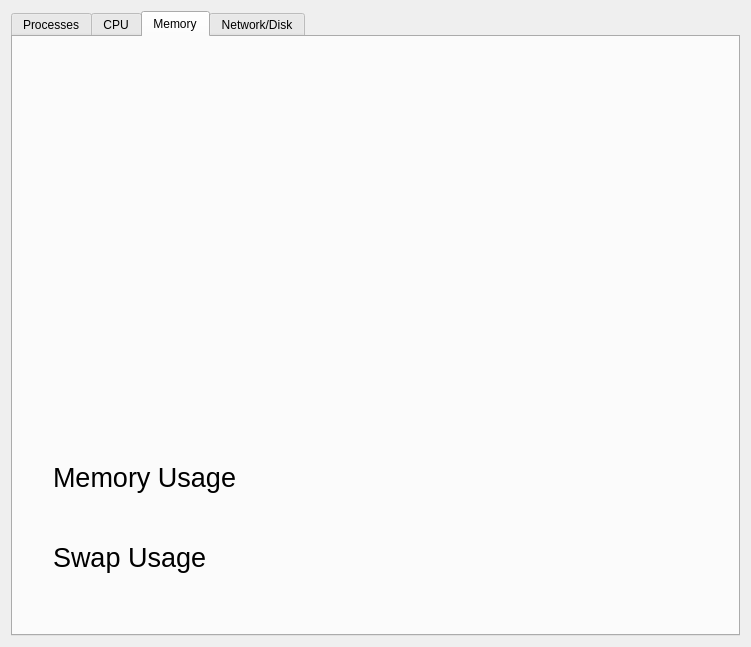
<?xml version="1.0" encoding="UTF-8"?>
<ui version="4.0">
 <class>main_window</class>
 <widget class="QWidget" name="main_window">
  <property name="geometry">
   <rect>
    <x>0</x>
    <y>0</y>
    <width>751</width>
    <height>647</height>
   </rect>
  </property>
  <property name="windowTitle">
   <string>Task Manager</string>
  </property>
  <layout class="QVBoxLayout" name="verticalLayout_2">
   <item>
    <widget class="QTabWidget" name="tabs">
     <property name="currentIndex">
      <number>2</number>
     </property>
     <widget class="QWidget" name="tab_processes">
      <attribute name="title">
       <string>Processes</string>
      </attribute>
      <layout class="QVBoxLayout" name="verticalLayout">
       <item>
        <widget class="QTableWidget" name="table_processes">
         <property name="alternatingRowColors">
          <bool>true</bool>
         </property>
         <property name="sortingEnabled">
          <bool>true</bool>
         </property>
         <column>
          <property name="text">
           <string>User</string>
          </property>
         </column>
         <column>
          <property name="text">
           <string>Pid</string>
          </property>
         </column>
         <column>
          <property name="text">
           <string>Name</string>
          </property>
         </column>
         <column>
          <property name="text">
           <string>State</string>
          </property>
         </column>
         <column>
          <property name="text">
           <string>Threads</string>
          </property>
         </column>
         <column>
          <property name="text">
           <string>CPU</string>
          </property>
         </column>
         <column>
          <property name="text">
           <string>Mem</string>
          </property>
         </column>
         <column>
          <property name="text">
           <string>Start</string>
          </property>
         </column>
         <column>
          <property name="text">
           <string>Running</string>
          </property>
         </column>
        </widget>
       </item>
       <item>
        <layout class="QHBoxLayout" name="horizontalLayout">
         <property name="leftMargin">
          <number>0</number>
         </property>
         <property name="topMargin">
          <number>10</number>
         </property>
         <property name="rightMargin">
          <number>0</number>
         </property>
         <property name="bottomMargin">
          <number>10</number>
         </property>
         <item>
          <spacer name="horizontalSpacer">
           <property name="orientation">
            <enum>Qt::Horizontal</enum>
           </property>
           <property name="sizeHint" stdset="0">
            <size>
             <width>40</width>
             <height>20</height>
            </size>
           </property>
          </spacer>
         </item>
         <item>
          <widget class="QPushButton" name="button_endtask">
           <property name="minimumSize">
            <size>
             <width>100</width>
             <height>25</height>
            </size>
           </property>
           <property name="text">
            <string>End Task</string>
           </property>
          </widget>
         </item>
        </layout>
       </item>
      </layout>
     </widget>
     <widget class="QWidget" name="tab_cpu">
      <attribute name="title">
       <string>CPU</string>
      </attribute>
     </widget>
     <widget class="QWidget" name="tab_memory">
      <attribute name="title">
       <string>Memory</string>
      </attribute>
      <widget class="QWidget" name="horizontalLayoutWidget">
       <property name="geometry">
        <rect>
         <x>30</x>
         <y>20</y>
         <width>671</width>
         <height>351</height>
        </rect>
       </property>
       <layout class="QHBoxLayout" name="hbox_mem_graph"/>
      </widget>
      <widget class="QLabel" name="label_mem_usage">
       <property name="geometry">
        <rect>
         <x>40</x>
         <y>420</y>
         <width>671</width>
         <height>41</height>
        </rect>
       </property>
       <property name="font">
        <font>
         <pointsize>20</pointsize>
        </font>
       </property>
       <property name="text">
        <string>Memory Usage</string>
       </property>
      </widget>
      <widget class="QLabel" name="label_swap_usage">
       <property name="geometry">
        <rect>
         <x>40</x>
         <y>500</y>
         <width>671</width>
         <height>41</height>
        </rect>
       </property>
       <property name="font">
        <font>
         <pointsize>20</pointsize>
        </font>
       </property>
       <property name="text">
        <string>Swap Usage</string>
       </property>
      </widget>
     </widget>
     <widget class="QWidget" name="tab_network">
      <attribute name="title">
       <string>Network/Disk</string>
      </attribute>
     </widget>
    </widget>
   </item>
  </layout>
 </widget>
 <resources/>
 <connections/>
</ui>
